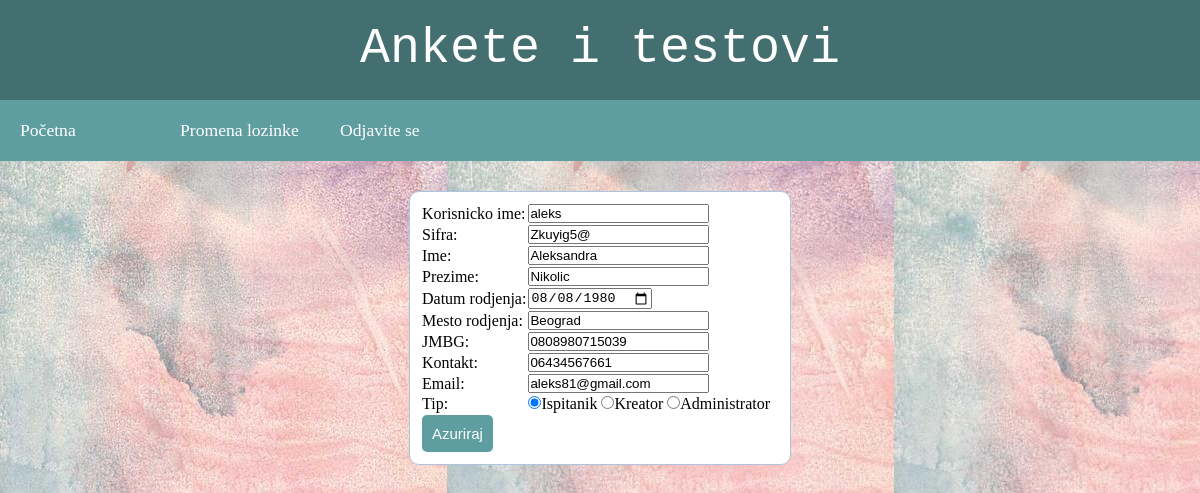
Screenshot of /azuriraj.php?user=aleks with the database file from the repository.
### tables this page shows
CREATE TABLE IF NOT EXISTS `korisnik` (
  `username` varchar(16) NOT NULL,
  `password` varchar(16) NOT NULL,
  `ime` varchar(20) NOT NULL,
  `prezime` varchar(20) NOT NULL,
  `datumrodj` date NOT NULL,
  `mestorodj` varchar(32) NOT NULL,
  `jmbg` varchar(13) NOT NULL,
  `kontakt` varchar(15) NOT NULL,
  `eposta` varchar(64) NOT NULL,
  `tip` varchar(1) NOT NULL COMMENT 'I-ispitanik  K-kreator A-administrator',
  `registrovan` int(11) NOT NULL,
  PRIMARY KEY (`username`)
);

### azuriraj.php (the view, shortened to what this page needs)
<?php
include_once("DB.inc.php");
include_once("header.inc.php");
include_once("menu2.inc.php");
$poruka = "";
?>
<html>
	<head>
	</head>
	<body>
		<div id = "azuriranje">
		<?php
		if (!$poruka) {
		?>
			<form method = "POST" action = "<?php echo $_SERVER['PHP_SELF'];?>">
				<table>
					<?php
					$upit = "SELECT * FROM korisnik WHERE username='".$_GET['user']."'";
					$rezultat = mysqli_query($konekcija, $upit)
						or die("Greska u upitu: " .mysqli_errno($konekcija));
					while ($niz = mysqli_fetch_array($rezultat)) {
					?>
						<tr>
							<td>Korisnicko ime:</td>
							<td><input type = "text" name = "user" value = "<?php if (isset($_POST['user'])) echo $_POST["user"];
							else echo $niz["username"];?>" required></td>
						</tr>
						<tr>
							<td>Sifra:</td>
							<td><input type = "pass" id = "pass" name = "pass" value = "<?php if (isset($_POST['pass'])) echo $_POST["pass"];
							else echo $niz["password"];?>" required></td>
						</tr>
						<tr>
							<td>Ime:</td>
							<td><input type = "text" name = "ime" value = "<?php if (isset($_POST['ime'])) echo $_POST["ime"];
							else echo $niz["ime"];?>" required></td>
						</tr>
						<tr>
							<td>Prezime:</td>
							<td><input type = "text" name = "prezime" value = "<?php if (isset($_POST['prezime'])) echo $_POST["prezime"];
							else echo $niz["prezime"];?>" required></td>
						</tr>
						<tr>
							<td>Datum rodjenja:</td>
							<td><input type = "date" name = "datumrodj" id = "datum" value = "<?php if (isset($_POST['datumrodj'])) echo $_POST["datumrodj"];
							else echo $niz["datumrodj"];?>" required></td>
						</tr>
						<tr>
							<td>Mesto rodjenja:</td>
							<td><input type = "text" name = "mestorodj" value = "<?php if (isset($_POST['mestorodj'])) echo $_POST["mestorodj"];
							else echo $niz["mestorodj"];?>" required></td>
						</tr>
						<tr>
							<td>JMBG:</td>
							<td><input type = "text" id = "jmbg" name = "jmbg" value = "<?php if (isset($_POST['jmbg'])) echo $_POST["jmbg"];
							else echo $niz["jmbg"];?>" required></td>
						</tr>
						<tr>
							<td>Kontakt:</td>
							<td><input type = "number" name = "kontakt" value = "<?php if (isset($_POST['kontakt'])) echo $_POST["kontakt"];
							else echo $niz["kontakt"];?>" required></td>
						</tr>
						<tr>
							<td>Email:</td>
							<td><input type = "text" name = "eposta" value = "<?php if (isset($_POST['eposta'])) echo $_POST["eposta"];
							else echo $niz["eposta"];?>" required></td>
						</tr>
						<tr>
							<td>Tip:</td>
							<td>
							<input type = "radio" name = "tip" value = "I" <?php if ($niz['tip'] == "I" || (isset($_POST['tip']) && $_POST['tip'] == "I")) echo "checked";?>>Ispitanik
							<input type = "radio" name = "tip" value = "K" <?php if ($niz['tip'] == "K" || (isset($_POST['tip']) && $_POST['tip'] == "K")) echo "checked";?>>Kreator
							<input type = "radio" name = "tip" value = "A" <?php if ($niz['tip'] == "A" || (isset($_POST['tip']) && $_POST['tip'] == "A")) echo "checked";?>>Administrator
							</td>
						</tr>
						<tr>
							<td colspan = "2">
							<button type = "submit" name = "azuriranje" class = "btn" onClick = "provera();">Azuriraj</button>
							</td>
						</tr>
					<?php
					}
					?>
				</table>
			</form>
		<?php
		}
		else {
			echo $poruka;
		}
		?>
		</div>
	</body>
</html>

### menu2.inc.php (style rules this page uses)
* { padding: 0; margin: 0; }
body { font-family: sans-serif; }

### azuriraj.php (style rules this page uses)
body { font-size: 110%; margin: 0; padding: 0; background: url('pozadina1.jpg'); font-family: Georgia, serif; }
#azuriranje { width: 30%; margin: 30px auto 100px; padding: 10px; border: 1px solid #B0C4DE; background: white; border-radius: 10px 10px 10px 10px; }
.btn { padding: 10px; font-size: 15px; color: white; background: #5F9EA0; border: none; border-radius: 5px; }

### rows the page displays
korisnik: user "aleks", pass "Zkuyig5@", ime "Aleksandra", prezime "Nikolic", datumrodj "08/08/1980", mestorodj "Beograd", jmbg "0808980715039", kontakt "06434567661", eposta "aleks81@gmail.com", tip "☑"
